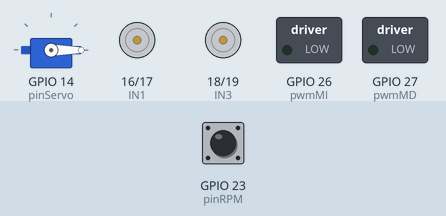
Recording of a sketch running on a simulated ESP32. On the bench: servo, motor-driver pin pairs drawn as motors (green arrow = first pin HIGH = forward, orange = second pin HIGH = backward, longer = more drive), switched loads named in the sketch (green lamp = pin HIGH). The test bench sets the inputs (shaded band); at power-on: GPIO 23 (pinRPM) HIGH. What the sketch prints to the serial monitor is not drawn.

Above: at 0.1 s.
At 1.7 s:
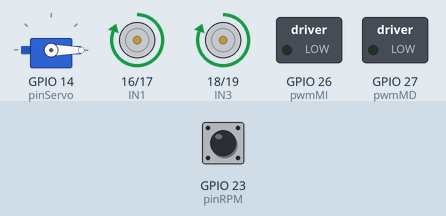
1.8 s: GPIO 23 (pinRPM) pulled LOW for 0.15 s
Timing chart, 0 to 4.8 s (numbered marks = the images above; inputs shaded):
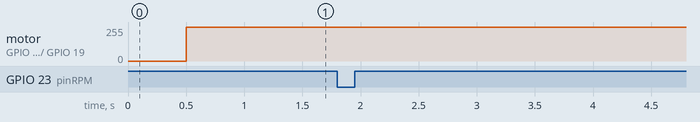

The sketch:

Test_motores_con_pwm.ino
```cpp
#include <ESP32Servo.h>

//Definir pin rpm
int pinRPM= 23;
int contador= 0;
int estadoAnterior = HIGH;
// Definir pin del servomotor
int pinServo = 14;
Servo servo;

// Definir pines del sensor ultrasónico
int echo = 12;    // Receptor del sensor ultrasónico
int trigger = 13; // Emisor del sensor ultrasónico

//Pines del control pwm
int pwmMI= 26;
int pwmMD= 27;
// Pines del L298N para control de motores
int IN1 = 16;  // Motor A (rueda izquierda)
int IN2 = 17;  // Motor A (rueda izquierda)
int IN3 = 18;  // Motor B (rueda derecha)
int IN4 = 19;  // Motor B (rueda derecha)

// Configuración PWM
const int canalMI = 0;
const int canalMD = 1;
const int frecuencia = 1000;
const int resolucion = 8;  // 0-255, Cantidad de velocidades en bits, 2^8


void setup() {
  Serial.begin(115200);

  // Configurar pines de motores como salidas
  pinMode(IN1, OUTPUT);
  pinMode(IN2, OUTPUT);
  pinMode(IN3, OUTPUT);
  pinMode(IN4, OUTPUT);
  pinMode(pwmMI,OUTPUT);
  pinMode(pwmMD,OUTPUT);
  pinMode(pinRPM, INPUT_PULLUP);
  // Configurar PWM
  ledcSetup(canalMI, frecuencia, resolucion);
  ledcSetup(canalMD, frecuencia, resolucion);

  ledcAttachPin(pwmMI, canalMI);
  ledcAttachPin(pwmMD, canalMD);

  Serial.println("Robot futbolito");

    // Configurar servomotor
  servo.attach(pinServo, 500, 2500);
  servo.write(0);
  delay(500);


}

void loop() {

  digitalWrite(IN1, HIGH);
  digitalWrite(IN2, LOW);
  digitalWrite(IN3, HIGH);
  digitalWrite(IN4, LOW);
  //float distancia = 0.01723 * lecturaUltrasonico(trigger, echo); // Medición de distancia en cm es bloqueante

  int estadoActual = digitalRead(pinRPM);

  // Detectar flanco HIGH -> LOW
  if (estadoAnterior == HIGH && estadoActual == LOW) {
    contador++;
    Serial.print("Pasos: ");
    Serial.println(contador);
  }

  estadoAnterior = estadoActual;

}

// ======= FUNCIONES DE MOVIMIENTO =======

void adelante() {

  digitalWrite(IN1, LOW);
  digitalWrite(IN2, LOW);
  digitalWrite(IN3, LOW);
  digitalWrite(IN4, LOW);
}

long lecturaUltrasonico(int trigger, int echo) {
  pinMode(trigger, OUTPUT);
  digitalWrite(trigger, LOW);
  delayMicroseconds(2);
  digitalWrite(trigger, HIGH);
  delayMicroseconds(10);
  digitalWrite(trigger, LOW);

  pinMode(echo, INPUT);
  return pulseIn(echo, HIGH); // Devuelve el tiempo en microsegundos
}
```

Measured:
- after the input at 1.8 s, every drawn part: stays the same
